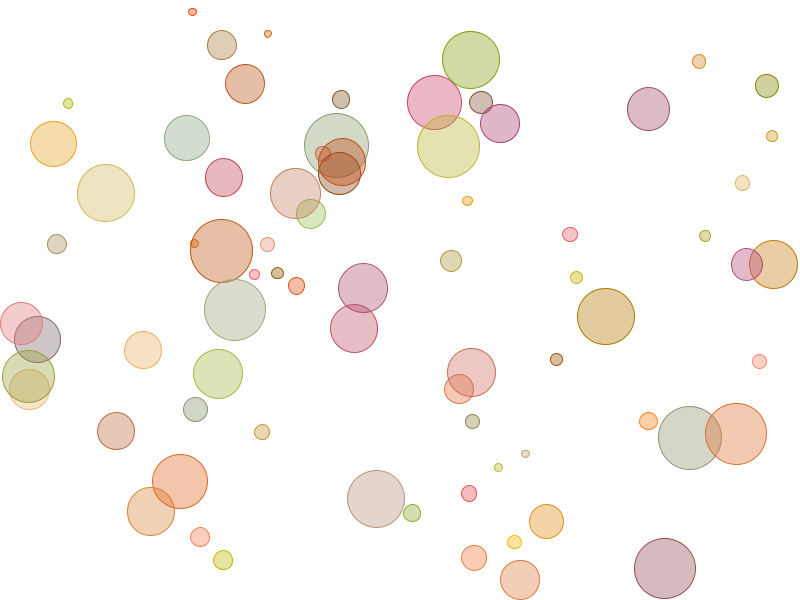
Frame 1 (no input)
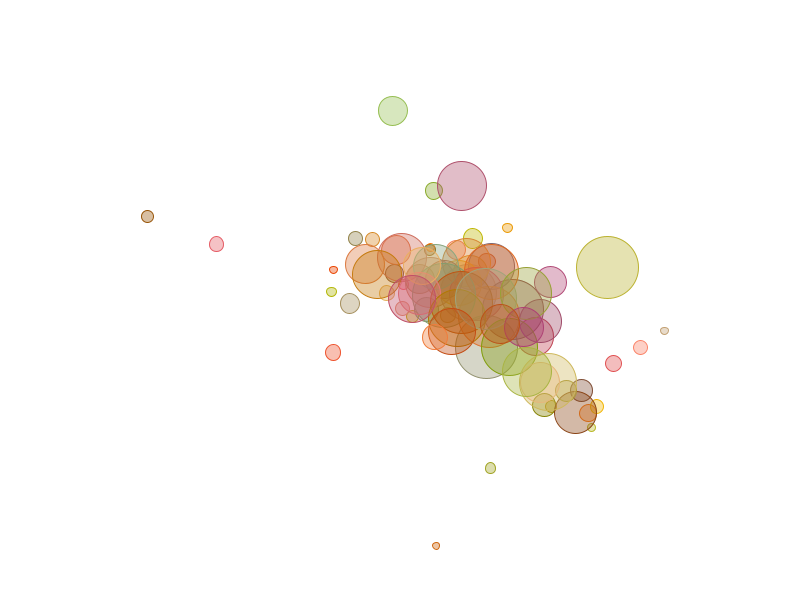
Frame 60 (the mouse pressed at the canvas centre just before this capture)
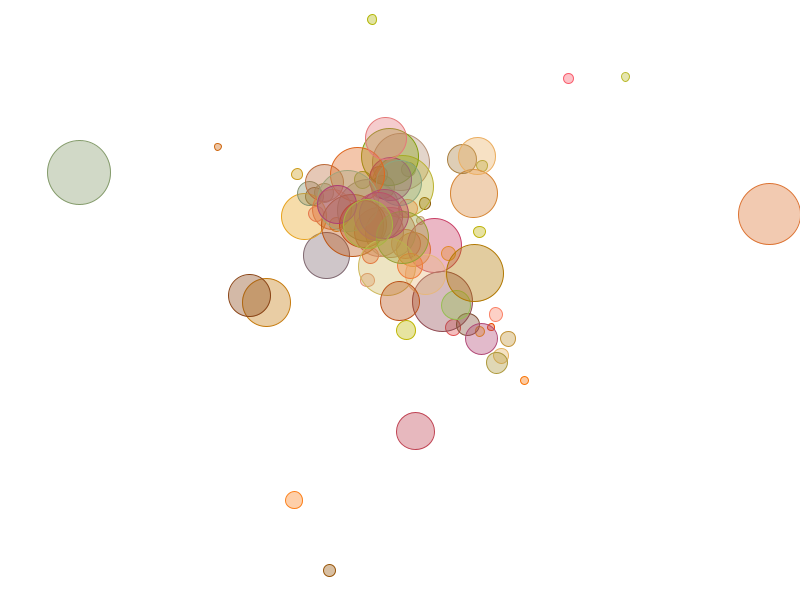
Frame 120 (the mouse held since frame 60 and released just before this capture)

The Processing sketch that drew these frames (run headless with seeded random() and noise(); from frame 60 on, the mouse is pressed at the canvas centre):

// Processing sketch: Attractv2
// ── Attractv2.pde
Ball[] balls;
float attractPower = 4, drag = .02;

boolean FAST = false;
float precision = 2;
final color bg = color(255);
final int RANDOM = 3, SPREAD = 2, RATIO = 1, ATS = 8, atsColors[] = {
  color(255, 0, 0), color(0, 255, 0), color(0, 0, 255)};


int speed = 4;
int mode = RATIO;
float factor = 2.5, mult = 2.2,
low = 6.5, high = 20;

int colorMode = RANDOM;

void setup() {
  size(800, 600);
  smooth();
  drag = 1.0-drag;
  balls = new Ball[75];
  float size = (high+low)/2, ats;
  int c = color(0);
  for(int a = 0; a < balls.length; a++) {
    ats = random(3);
    switch(mode) {
    case RATIO:
      if(a < balls.length/factor) size = low+random(low*mult);
      else size = high+random(high*mult);
      break;
    case SPREAD:
      size = lerp(low, high, (float)a/(balls.length-1.0));
      break;
    case RANDOM:
      size = random(low, high);
      break;
    }
    switch(colorMode) {
    case RANDOM:
      c = color(128+random(128), 64+random(128), random(128));
      break;
    case ATS:
      c = lerpColor(atsColors[(int)ats], atsColors[(int)ats+1], ats%1);
      break;
    }
    balls[a] = new Ball(random(width), random(height), 0, 0, size, ats, c);
  }
}

void draw() {
  background(bg);
  if(FAST)
    loadPixels();
  for(int z = 0; z < speed; z++) {
    for(int a = 0; a < balls.length; a++) {
      balls[a].run();
    }
    for(int a = 0; a < balls.length; a++) {
      balls[a].update();
    }
  }
  for(int a = 0; a < balls.length; a++) {
    balls[a].show();
  }
  if(FAST)
    updatePixels();
}

void pown() {
  if(!FAST)
    loadPixels();
  for(int x = 0; x  <width; x++) {
    for(int y = 0; y < height; y++) {

    }
  }
  if(!FAST)
    updatePixels();
}



/*Small balls tend to group and then start moving toward larger balls, which are then repelled. The small balls go somewhere else - usually in
 a circular manner.
 --Stats--
 power = 1
 count = 75
 drag = .015
 --Rating--
 --RATIO--
 low = 5, high = 25, factor = 3.3, mult = .2
 3 - complex
 --RANDOM--
 2 - stable
 --Notes--
 Direction of circle swaps every several rotations. Instability increases as ball size decreases
 
 float power(float me, int meAts, float other, int otherAts, float dist) {
 return ( 3 * (other / me ) / (me + other) / dist - 3 / (dist * dist) - 5 / (dist * dist * dist));
 }*/

/*Ameoba-like movement, seemingly random but with purpose. All balls will group together; bigger ones on the inside. Location of 
 the small balls dictate the direction of the group. Will split, stretch, and reform, and occasionally there will be a small ball
 that leads a slightly bigger ball out of the group and manages to maintain isolation for some time. These splits may turn into corner
 huggers.
 --Stats--
 power = 1
 count = 75
 drag = .015
 --Rating--
 --RANDOM--
 low = 5, high = 45, factor = 3.3, mult = .2
 3 - complex
 --RATIO--
 low = 8.5, high = 28, factor = 2.2, mult = .5
 2 - stable (mostly), isolated instables
 --Notes--
 Very complex for such a simple power
 */
float power(float me, float meAts, float other, float otherAts, float dist) { 
  return pow(me / other, 1.1) / (me + other) * 6 / dist - 4 / (dist * dist);
}

/*With any abs difference, creates very complex. The balls order themselves, but the big ones always tend to run toward the corners, leaving 
 a trail of steadily thinning balls behind it. The trail makes a sharp turn and has the smallest of the balls somewhat near the beginning,
 like a U. The large balls, running around the corners, will be "checked" by the small balls each time they make a turn. Occasionally the 
 tail may completely stop the head, at which point it turns stable.
 count = 150
 drag = .035
 
 int speed = 3;
 boolean RATIO = false;
 float factor = 1.8, mult = .1,
 low = 10, high = 100;
 
 float power(float me, int meAts, float other, int otherAts, float dist) { 
 return dist / 500000*other - .5*abs(me-other) / (dist);
 }
 */


/*
float power(float me, int meAts, float other, int otherAts, float dist) { 
 //  return dist / 80000 - (me+other) / (dist * dist) * (meAts ^ otherAts) - 200 / (dist * dist * dist);
 return dist / 15000 - .04*(me+other) / dist - 8*(meAts^otherAts) / (dist * dist);
 }*/




class Ball {
  float x, y, dx, dy, size, ats;
  int c;

  Ball(float x, float y, float dx, float dy, float size, float ats, int c) {
    this.x = x;
    this.y = y;
    this.dx = dx;
    this.dy = dy;
    this.size = size;
    this.ats = ats;
    this.c = c;
  }

  void run() {
    for(int a = 0; a < balls.length; a++) {
      Ball b = balls[a];
      if(b == this) continue;
      float ang = atan2(b.y-y, b.x-x), 
      p = attractPower*power(size, ats, b.size, b.ats, dist(x, y, b.x, b.y));
      dx += p * cos(ang);
      dy += p * sin(ang);
    }
  }

  void update() {
    dx *= drag;
    dy *= drag;
    x = constrain(x+dx, size/2, width-size/2);
    y = constrain(y+dy, size/2, height - size/2);
    if(x == size/2 | x == width - size/2) {
      dx *= -1;
    }
    else if(y == size/2 | y == height - size/2) {
      dy *= -1;
    }
  }

  float mass() {
    return size * size * size / 6;
  }

  void show() {
    if(FAST) {
      float jumps = TWO_PI * precision / (2 * PI * size / 2);
      for(float r = 0; r < TWO_PI; r += jumps) {
        setPixAt(x + cos(r) * size / 2, y + sin(r) * size / 2, c);
      }
    }
    else {
      fill(c & 0x60FFFFFF);
      stroke(c);
      ellipse(x, y, size, size);
    }
  }
}

void setPixAt(float x, float y, int c) {
  if(x < 0 | x > width-1 | y < 0 | y > height-1) return;
  if(pixels[(int)y*width+(int)x] != bg) return;
  pixels[(int)y*width+(int)x] = c;
}
